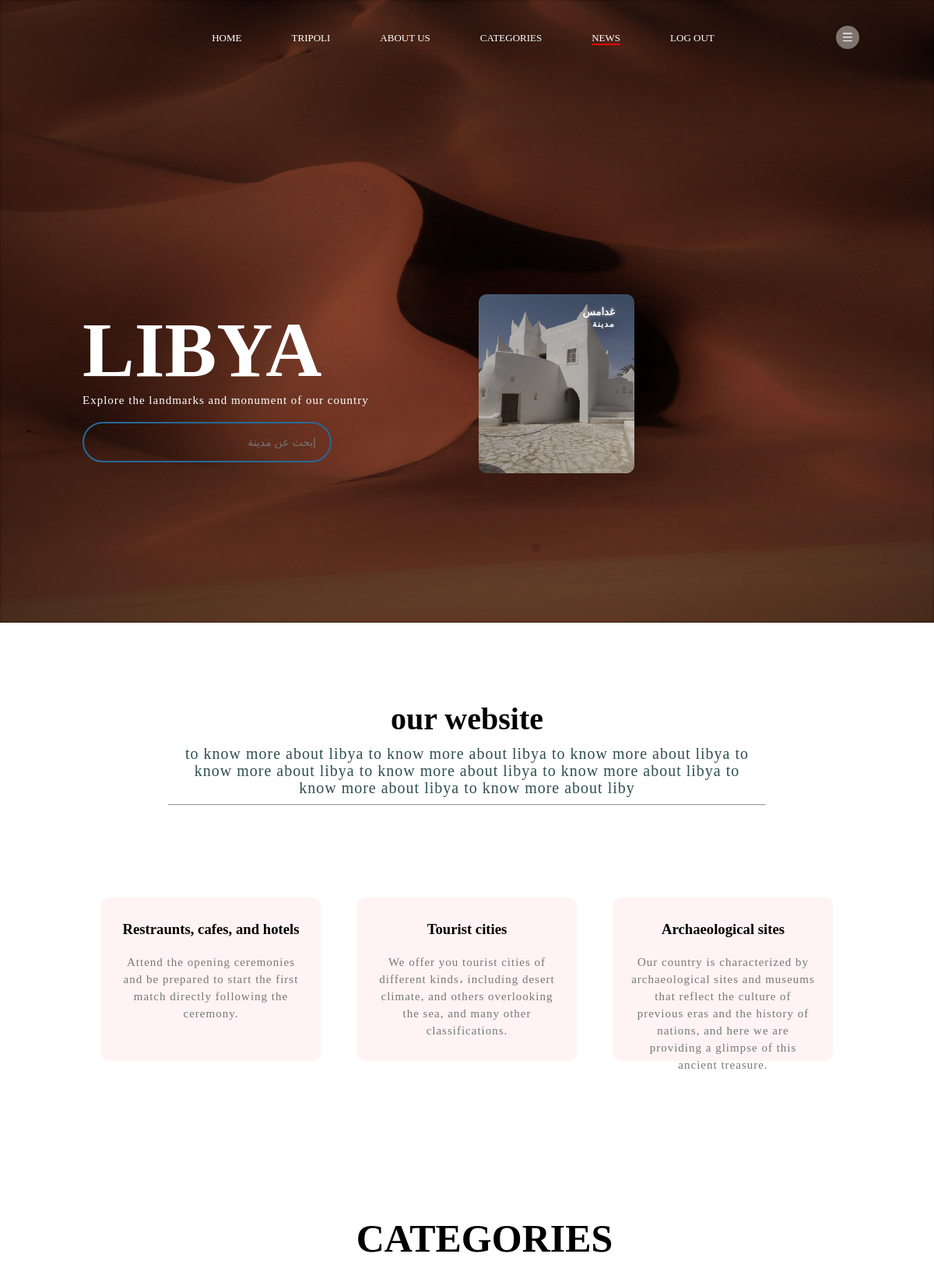
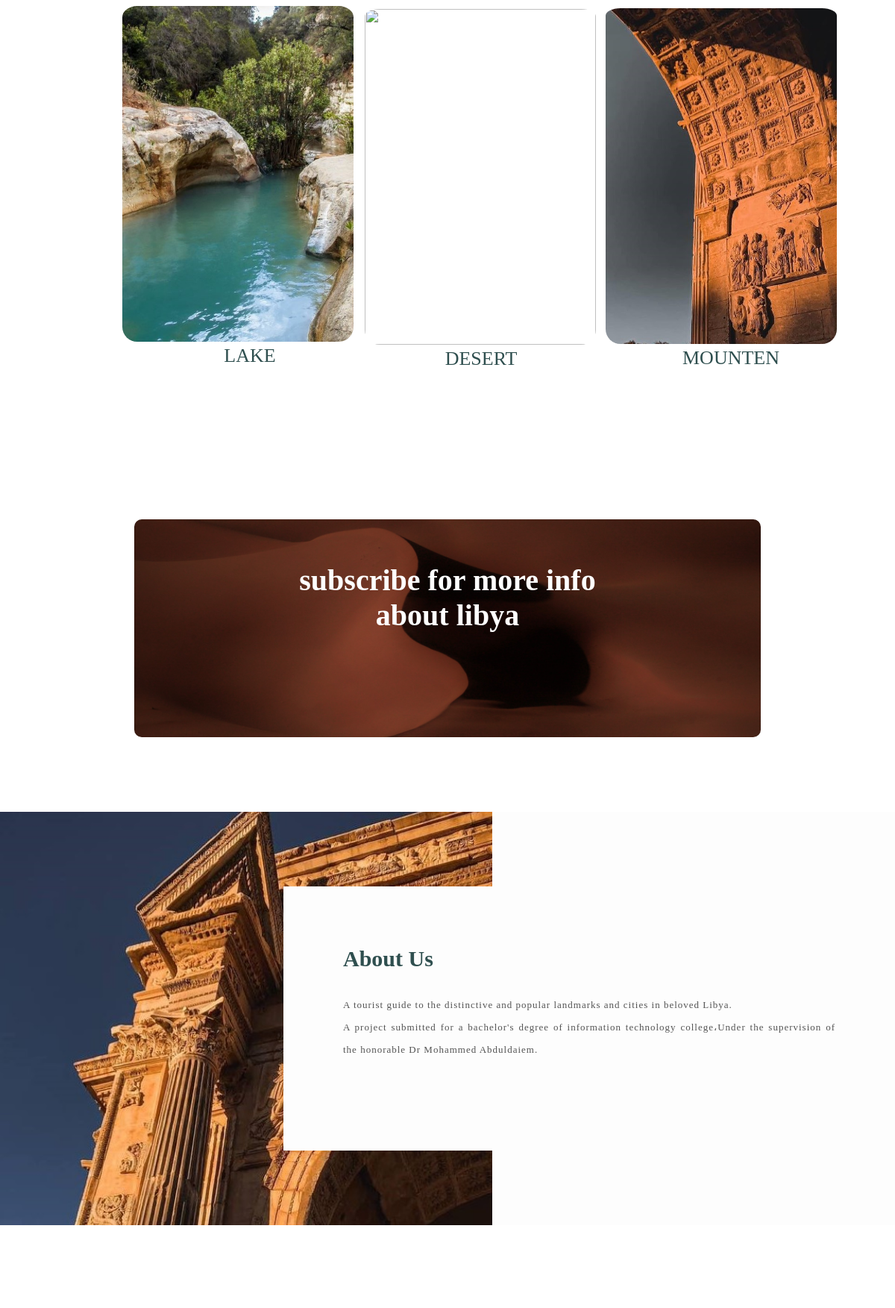
Page /index.php (signed in, upper part) on the committed database (2 pictures, top to bottom).
### tables this page shows
CREATE TABLE `city` (
  `city_id` int(255) NOT NULL,
  `city_name` varchar(255) NOT NULL,
  `city_name_ar` varchar(255) NOT NULL,
  `city_caption` varchar(255) NOT NULL,
  `city_caption_ar` varchar(255) NOT NULL,
  `city_img` varchar(255) NOT NULL,
  `city_cover` varchar(255) NOT NULL,
  `city_location` varchar(255) NOT NULL,
  `city_type` tinyint(255) NOT NULL,
  `city_status` tinyint(255) NOT NULL
);

### index.php (the view, shortened to what this page needs)
<?php
include 'config.php';
$user_id = $_SESSION['user_id'];
?>
<?php
$select1 = mysqli_query($conn, "SELECT * FROM `users` WHERE users_id = '$user_id'") or die('query failed');
if (mysqli_num_rows($select1) > 0) {
    $fetch = mysqli_fetch_assoc($select1);
}
?>
<?php
$sql = "SELECT * FROM city WHERE city_type = $fetch[type_city] AND city_status = 1";
$result = $conn->query($sql);
?>
<!DOCTYPE html>
<html>
<head>
    <link rel="stylesheet" href="styleee.css">
</head>
<body>
    <div class="container">
        <div class="navbar">
            <nav id="navbar">
                <ul id="menu">
                    <li><a href="">HOME</a></li>
                    <li><a href="tripoli/index.html">TRIPOLI</a></li>
                    <li><a href="#aboutus">ABOUT US</a></li>
                    <li><a href="#CATEGORIES">CATEGORIES</a></li>
                    <li><a class="news" href="NEWS/index.php">NEWS</a></li>
                    <li><a href="index.php?logout=<?php echo $user_id; ?>">LOG OUT</a></li>
                </ul>
            </nav>
            <img src="img/menu.png" class="menu-icon">
        </div>
        <div class="row">
            <div class="col">
                <h1> LIBYA </h1>
                <p> Explore the landmarks and monument of our country</p>
                <div class="sbox">
                    <?php
                        if ($fetch['language'] == '1')
                        {
                            echo "<input class='inp' style='color: white; text-align:right;' type='text' autocomplete='off' placeholder='إبحث عن مدينة' />";
                        }
                        else {
                            echo "<input class='inp' style='color: white;' type='text' autocomplete='off' placeholder='Search country...' />";
                            echo "<div class='result'></div>";
                        }
                    ?>
                </div>
            </div>
            <div class="col">
                <?php
                if ($result->num_rows > 0) {
                    while ($row = $result->fetch_assoc()) {
                        echo "<a href='city_disc/city.php?id=$row[city_id]'>";
                        echo "<div style='background-image: url(city_img/" . $row['city_img'] . ")' class='card'>";
                        if ($fetch['language'] == '1')
                        {
                            echo "<h5 style='text-align: right;'> $row[city_name_ar] <h5>";
                            echo "<p style='text-align: right;'> $row[city_caption_ar] </p>";
                        }
                        else{
                            echo "<h5> $row[city_name] <h5>";
                            echo "<p> $row[city_caption] </p>";
                        }
                        echo "</div>";
                        echo "</a>";
                    }
                }
                ?>
            </div>
        </div>
    </div>
    <div class="more">
        <section class="sec3">
            <h1>our website</h1>
            <p>to know more about libya to know more about libya to know more about libya to know more about libya to know more about libya to know more about libya to know more about libya to know more about liby</p>
            <hr>
            <br>
            <br>
            <br>
            <br>
            <br>
            <br>
        </section>
        <div class="row">
            <div class="more-col">
                <h3> Restraunts, cafes, and hotels</h3>
                <p> Attend the opening ceremonies and be prepared to start the first match directly following the ceremony. </p>
            </div>
            <div class="more-col">
                <h3>Tourist cities </h3>
                <p> We offer you tourist cities of different kinds، including desert climate, and others overlooking the sea, and many other classifications.</p>
            </div>
            <div class="more-col">
                <h3>Archaeological sites</h3>
                <p> Our country is characterized by archaeological sites and museums that reflect the culture of previous eras and the history of nations, and here we are providing a glimpse of this ancient treasure.</p>
            </div>
        </div>
    </div>
    <section class="sec2" id="CATEGORIES">
        <h1> CATEGORIES</h1>
        <div class="row">
            <div class="sec2-cl2">
                <img class="imgcl" src="img/.0.0.0.png">
                <div class="layer">
                    <h3> LAKE </h3>
                </div>
            </div>
            <div class="sec2-cl2">
                <img class="imgcl2" src="img/desertt.png">
                <div class="layer">
                    <h3>DESERT</h3>
                </div>
            </div>
            <div class="sec2-cl2">
                <img class="imgcl3" src="img/Untitled.png">
                <div class="layer">
                    <h3> MOUNTEN </h3>
                </div>
            </div>
        </div>
    </section>
    <section class="contactsec">
        <h1>subscribe for more info<br> about libya</h1>
    </section>
    <div class="about-section" id="aboutus">
        <div class="inner-container">
            <h1>About Us</h1>
            <p class="text">
                A tourist guide to the distinctive and popular landmarks and cities in beloved Libya.<br>
                A project submitted for a bachelor's degree of information technology college،Under the supervision of the honorable Dr Mohammed Abduldaiem.
            </p>
        </div>
    </div>
    <section class="ourteam">
        <div class=" col1">
        </div>
    </section>
</body>
</html>

### styleee.css (style rules this page uses)
* { margin: 0; padding: 0; }
.container { width: 100%; height: 100vh; background-image: url(img/Libyan%20Desert3.jpg); background-position: center; background-size: cover; padding-left: 8%; padding-right: 8%; box-sizing: border-box; }
.navbar { height: 12%; display: flex; align-items: center; }
.menu-icon { width: 30px; cursor: pointer; margin-left: 40px; }
nav { flex:1; text-align:center; }
nav ul li { list-style: none; display: inline-block; margin-left: 60px; }
nav ul li a { text-decoration: none; color: #fff; font-size: 13px; }
.row { display: flex; height: 88%; align-items: center; }
.col { flex-basis: 50%; }
h1 { color: #fff; font-size: 100px; }
.col p { color: #fff; font-size: 15px; line-height: 15px; }
.sbox { margin-top: 20px; width: 290px; border: 2px solid #266999; padding: 8px; border-radius: 30px; }
.inp { background: transparent; border: 0px; outline: 0px; width: 300px; }
.card { width: 200px; height: 230px; display: inline-block; border-radius: 10px; padding: 15px 25px; box-sizing: border-box; cursor: pointer; margin: 10px 15px; background-position: center; background-size: cover; transition: transform 0.5s; }
h5 { color: #fff; text-shadow: 0 0 5px #999; }
.card p { text-shadow: 0 0 15px #000; font-size: 11px; }
.more h1 { font-size: 36px; font-weight: 600; color: black; font-size: 20px; }
.more p { color: #777; font-size: 10px; font-weight: 200; line-height: 22px; padding: 10px; }
.more { width: 80%; margin: auto; text-align: center; padding-top: 100px; }
.row { margin: 10px; display: flex; justify-content: space-between; }
.more-col { height: 210px; flex-basis: 30%; background: #fff3f3; border-radius: 10px; margin-bottom: 5%; padding: 20px 12px; box-sizing: border-box; transition:0.2s; }
.more-col h3 { text-align: center; font-weight: 600; margin: 10px 0; }
.more-col p { font-weight: 300; font-size: 15px; }
.sec2 { width: 80%; margin: 200px; text-align: center; }
.sec2 h1 { color: black; font-weight: 600; font-size: 50px; margin-top: -5%; margin-right:115px; }
.imgcl { height: 450px; width: 310px; padding: 10 10px; margin-top: 5%; border-radius: 20px; padding-top: 5px; margin-left: -30%; }
.imgcl2 { height: 450px; width: 310px; margin-top: 6%; padding: 10 10px; border-radius: 20px; padding-top: 10px; margin-left: -20%; }
.imgcl3 { height: 450px; width: 310px; margin-top: 5%; padding: 10 10px; border-radius: 20px; padding-top: 10px; margin-right: 50px; margin-left: -10%; }
.sec2-cl2 h3 { width: 100%; font-weight: 500; color: darkslategrey; font-size: 26px; margin-left: -30px; }
.sec3 h1 { color: currentColor; font-size:40px; font-weight: 600; }
.sec3 p { color: darkslategray; font-weight: 300; font-size: 20px; }
.sec3 { width: 80%; margin: auto; text-align: center; padding-top: -5%; }
.contactsec h1 { color:#fff; font-size: 40px; font-weight: 600; margin-top: -5%; margin-bottom: 40px; }
.contactsec { margin: 100px auto; width: 70%; height: 10%; background-image: url(img/Libyan%20Desert3.jpg); background-position: center; background-size:cover; border-radius: 10px; text-align: center; padding: 100px 0; }
.about-section { background: url(img/abouy2.jpeg) no-repeat left; background-size: 55%; background-color: #fdfdfd; overflow: hidden; padding: 100px 0; }
.inner-container { width: 55%; float: right; background-color: #fdfdfd; padding: 150px; }
.inner-container h1 { margin-bottom: 30px; font-size: 30px; font-weight: 900; color: darkslategrey; }
.text { font-size: 13px; color: #545454; line-height: 30px; text-align: justify; margin-bottom: 40px; }
@media screen and (max-width:1200px) { .inner-container { padding: 80px; } }
.ourteam { background-color: #fff; font-family: "Century Gothic"; min-height: 100vh; display: flex; justify-content: center; align-items: center; }
.col { margin-top: 70px; }
.news { color:#fff; border-bottom: 2px solid #FF0000; font-weight: 300; }

### index.php (style rules this page uses)
p { letter-spacing: 1px; line-height: 30px; }
.sbox { width: 300px; position: relative; display: inline-block; font-size: 14px; }
.sbox input[type="text"] { height: 32px; padding: 5px 10px; font-size: 14px; }
.sbox input[type="text"], .result { width: 100%; box-sizing: border-box; color: #000; }
.sbox input[type="text"], .result-ar { width: 100%; box-sizing: border-box; color: #000; }

### rows in the picture
city: city_img (picture), city_name_ar "غدامس", city_caption_ar "مدينة"
